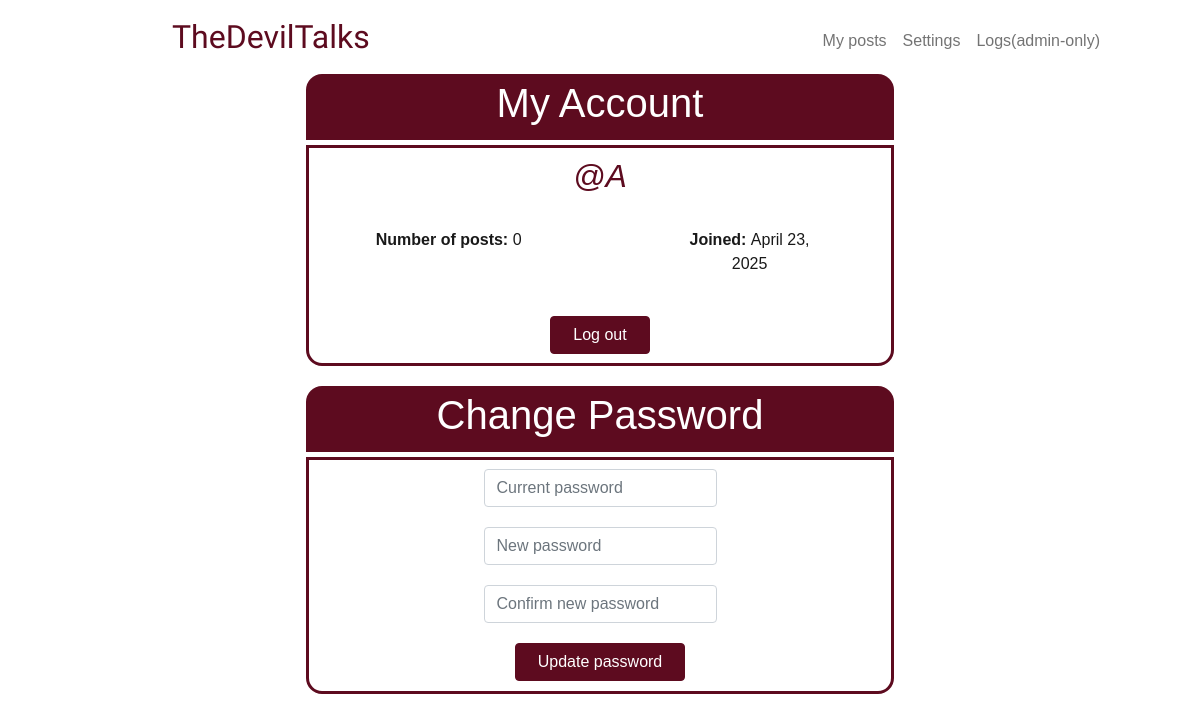
The app's page /setting (signed in), older data.
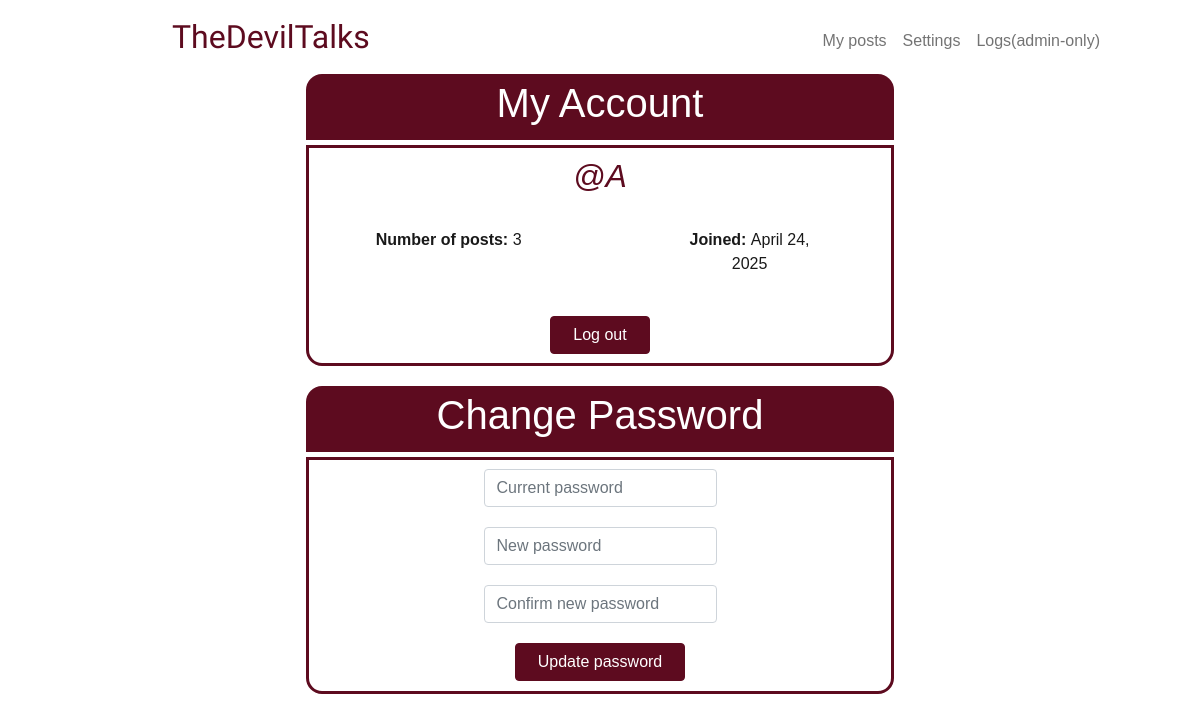
The same page, newer data.
### tables this page shows
CREATE TABLE users (
    id INTEGER PRIMARY KEY AUTOINCREMENT NOT NULL,
    username TEXT UNIQUE NOT NULL,
    hashed_password TEXT NOT NULL,
    joined_at DATETIME NOT NULL DEFAULT CURRENT_TIMESTAMP,
    is_admin BOOLEAN DEFAULT FALSE
);

### app.py (the view)
@app.route("/setting")
@login_required
def setting():
    user_info = getUserInfo()
    return render_template("setting.html", **user_info)

### app.py (called while the page is built)
def login_required(f):
    @wraps(f)
    def decorated_function(*args, **kwargs):
        if session.get("user_id") is None:
            return redirect("/login")
        return f(*args, **kwargs)
    return decorated_function

@app.template_filter("format_datetime_getdate")
def format_datetime(date_time):
    try:
        parsed_date_time = datetime.strptime(date_time, "%Y-%m-%d %H:%M:%S")
        if platform.system() == "Windows":
            format = "%B %d, %Y" # Hashtag instead of '-'
        else:
            format = "%B %d, %Y" # UNIX OS: '-' instead of Hashtag
        return parsed_date_time.strftime(format)
    except Exception:
        return date_time

def getUserInfo():
    user = db.execute("SELECT username, joined_at FROM users WHERE id = ?", session["user_id"])
    username = user[0]["username"]
    joined = user[0]["joined_at"]
    rows = db.execute("SELECT COUNT(*) AS count FROM posts WHERE user_id = ?", session["user_id"])
    post_length = rows[0]["count"]
    return {
        "username": username,
        "joined": joined,
        "post_length": post_length
    }

### templates/setting.html (shortened to what this page needs)
{% extends "layout.html" %}
{% block main %}
    <div class="users-post-header">
        <h1> My Account </h1>
    </div>
    <div class="users-post-container">
        <h2><i>@{{ username }}</i></h2>
        <br>
        <div class="row">
            <div class="column left rem5-right-padding">
                <p><strong> Number of posts: </strong> {{ post_length }} </p>
            </div>
            <div class="column right px65-margin-right">
                <p><strong> Joined: </strong> {{ joined | format_datetime_getdate}} </p>
            </div>
        </div>
        <br>
        <form action="/logout" method="post">
            <button class="btn btn-primary main-button" id="delete-button" type="submit"> Log out </button>
        </form>
    </div>
    <div class="users-post-header">
        <h1> Change Password </h1>
    </div>
    <div class="users-post-container">
        <form action="/password" method="post">
            <div class="mb-3">
                <input class="form-control mx-auto w-auto" id="current_password" name="current_password" placeholder="Current password" type="password" autocomplete="off">
            </div>
            <div class="mb-3">
                <input class="form-control mx-auto w-auto" id="new_password" name="new_password" placeholder="New password" type="password" autocomplete="off">
            </div>
            <div class="mb-3">
                <input class="form-control mx-auto w-auto" id="confirmation" name="confirmation" placeholder="Confirm new password" type="password" autocomplete="off">
            </div>
            <button class="btn btn-primary setting-button" type="submit"> Update password </button>
        </form>
    </div>
    <br>
{% endblock %}

Row changes from the older to the newer data that the page shows:
changed users: joined_at "April 23, 2025" → "April 24, 2025"
Text that changed along with them:
{{ post_length }}: "0" → "3"
